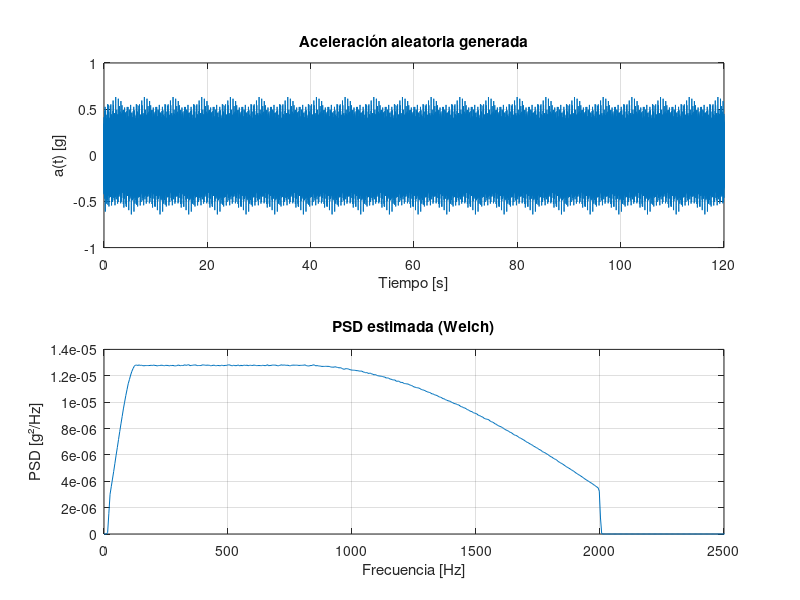

This chart was generated by the following MATLAB code:
%% Parámetros del perfil PSD
freqs = [20, 130, 800, 2000];              % Hz
psd_vals = [0.01125, 0.05625, 0.05625, 0.015]; % g²/Hz

%% Interpolación del PSD
f_interp = linspace(freqs(1), freqs(end), 1000);
psd_interp = interp1(freqs, psd_vals, f_interp, 'pchip');

%% Generación de señal aleatoria con ese PSD
fs = 10000;     % Frecuencia de muestreo [Hz]
T = 120;         % Duración [s]
N = fs * T;
df = f_interp(2) - f_interp(1);
t = (0:N-1)/fs;

a = zeros(1, N);
rng('shuffle'); % Semilla aleatoria

for i = 1:length(f_interp)
    A_i = sqrt(2 * psd_interp(i) * df);
    phi = 2*pi*rand();
    a = a + A_i * sin(2*pi*f_interp(i)*t + phi);
end
a = a * (sqrt(2)/9.81 / rms(a));

%% Cálculo del RMS para usar como consigna
rms_objetivo = rms(a);

fprintf('RMS objetivo: %.3f g\n', rms_objetivo);

%% (Opcional) Graficar
figure;
subplot(2,1,1)
plot(t, a)
xlabel('Tiempo [s]')
ylabel('a(t) [g]')
title('Aceleración aleatoria generada')
grid on

subplot(2,1,2)
[pxx,f] = pwelch(a, hamming(2048), [], [], fs);
plot(f, pxx)
xlim([0 2500])
xlabel('Frecuencia [Hz]')
ylabel('PSD [g²/Hz]')
title('PSD estimada (Welch)')
grid on
